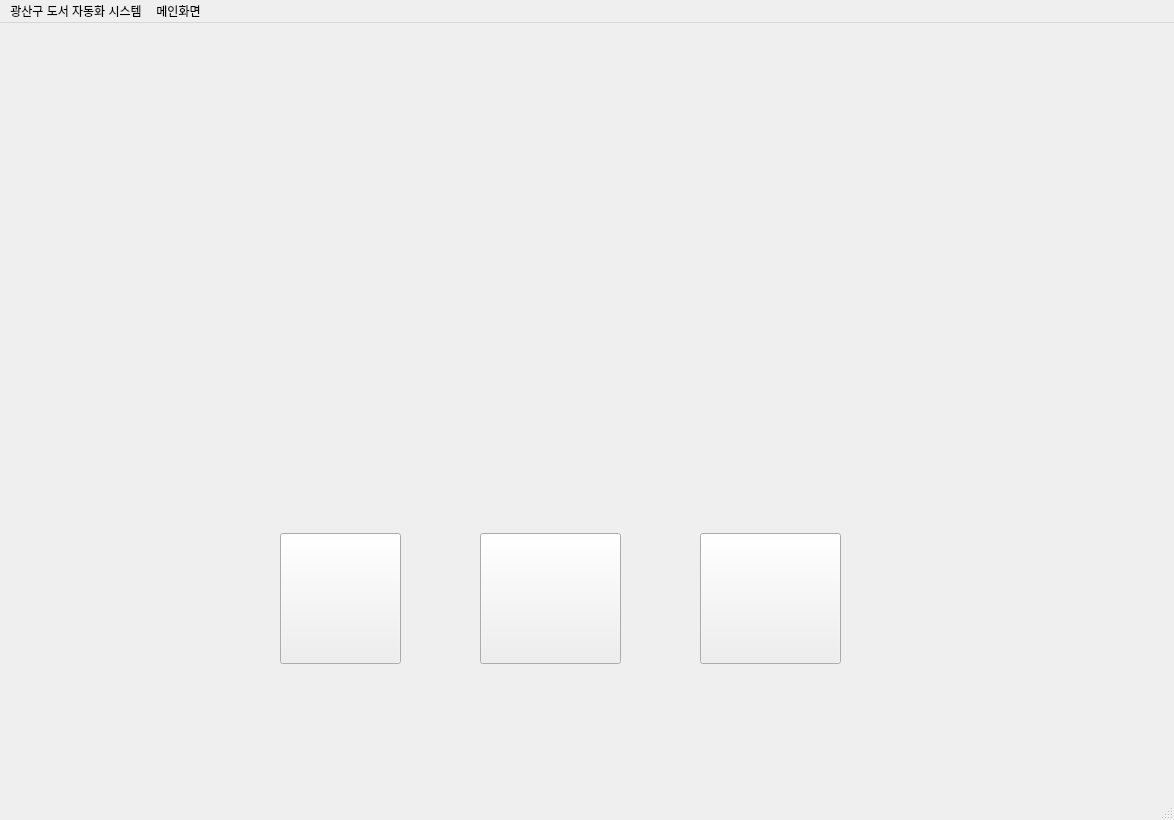
<?xml version="1.0" encoding="UTF-8"?>
<ui version="4.0">
 <class>MainWindow</class>
 <widget class="QMainWindow" name="MainWindow">
  <property name="geometry">
   <rect>
    <x>0</x>
    <y>0</y>
    <width>1174</width>
    <height>820</height>
   </rect>
  </property>
  <property name="windowTitle">
   <string>MainWindow</string>
  </property>
  <property name="windowIcon">
   <iconset>
    <normaloff>:/icons/icons/login.png</normaloff>:/icons/icons/login.png</iconset>
  </property>
  <widget class="QWidget" name="centralwidget">
   <widget class="QPushButton" name="btn_2">
    <property name="geometry">
     <rect>
      <x>480</x>
      <y>510</y>
      <width>141</width>
      <height>131</height>
     </rect>
    </property>
    <property name="text">
     <string/>
    </property>
    <property name="icon">
     <iconset resource="icon.qrc">
      <normaloff>:/images/d.png</normaloff>:/images/d.png</iconset>
    </property>
    <property name="iconSize">
     <size>
      <width>60</width>
      <height>60</height>
     </size>
    </property>
   </widget>
   <widget class="QPushButton" name="btn_3">
    <property name="geometry">
     <rect>
      <x>700</x>
      <y>510</y>
      <width>141</width>
      <height>131</height>
     </rect>
    </property>
    <property name="text">
     <string/>
    </property>
    <property name="icon">
     <iconset resource="icon.qrc">
      <normaloff>:/images/y.png</normaloff>:/images/y.png</iconset>
    </property>
    <property name="iconSize">
     <size>
      <width>60</width>
      <height>60</height>
     </size>
    </property>
   </widget>
   <widget class="QPushButton" name="btn_1">
    <property name="geometry">
     <rect>
      <x>280</x>
      <y>510</y>
      <width>121</width>
      <height>131</height>
     </rect>
    </property>
    <property name="text">
     <string/>
    </property>
    <property name="icon">
     <iconset resource="icon.qrc">
      <normaloff>:/images/r.png</normaloff>:/images/r.png</iconset>
    </property>
    <property name="iconSize">
     <size>
      <width>80</width>
      <height>80</height>
     </size>
    </property>
   </widget>
  </widget>
  <widget class="QMenuBar" name="menubar">
   <property name="geometry">
    <rect>
     <x>0</x>
     <y>0</y>
     <width>1174</width>
     <height>21</height>
    </rect>
   </property>
   <widget class="QMenu" name="menu">
    <property name="title">
     <string>광산구 도서 자동화 시스템</string>
    </property>
   </widget>
   <widget class="QMenu" name="menu_2">
    <property name="title">
     <string>메인화면</string>
    </property>
    <addaction name="separator"/>
    <addaction name="separator"/>
   </widget>
   <addaction name="menu"/>
   <addaction name="menu_2"/>
  </widget>
  <widget class="QStatusBar" name="statusbar"/>
 </widget>
 <resources>
  <include location="icon.qrc"/>
 </resources>
 <connections/>
</ui>
